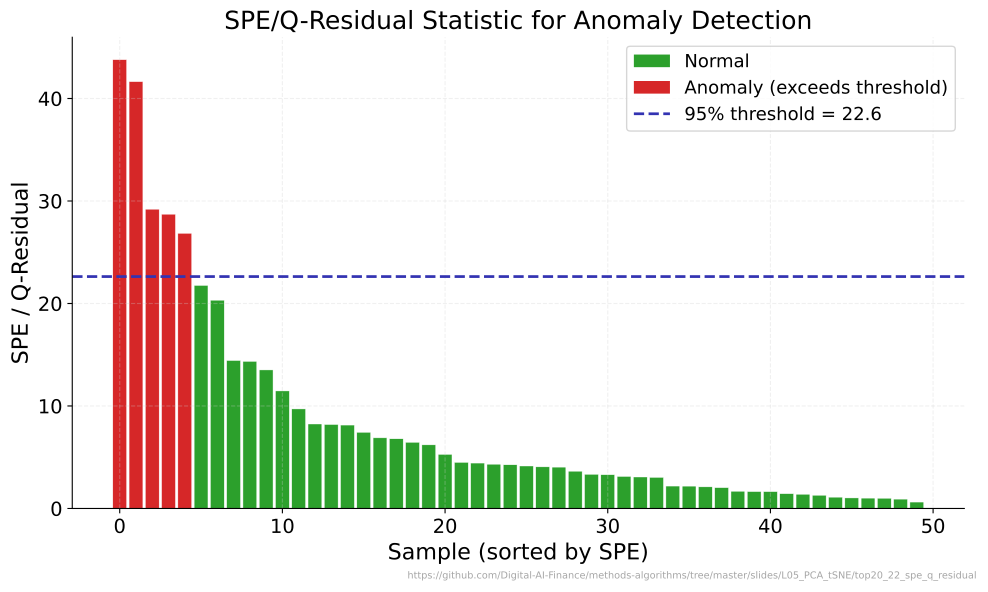

Write Python code to recreate this figure.
"""SPE/Q-Residual Statistic for Anomaly Detection."""
import matplotlib.pyplot as plt
import numpy as np
from sklearn.decomposition import PCA
from pathlib import Path

import sys
sys.path.insert(0, str(Path(__file__).resolve().parents[3] / 'templates'))
from chart_style import apply_style, COLORS, MLPURPLE, MLBLUE, MLORANGE, MLGREEN, MLRED, MLLAVENDER
apply_style()

CHART_METADATA = {
    "title": "SPE/Q-Residual Statistic for Anomaly Detection",
    "description": "Bar chart of SPE values with 95% threshold, green normal vs red anomalies.",
    "url": "https://github.com/Digital-AI-Finance/methods-algorithms/tree/master/slides/L05_PCA_tSNE/top20_22_spe_q_residual"
}


np.random.seed(42)

# 200 points in 10D with 3 true components
n_samples = 200
n_features = 10
n_true = 3

# Generate low-rank structure + noise
latent = np.random.randn(n_samples, n_true)
loadings = np.random.randn(n_true, n_features)
X = latent @ loadings + 0.5 * np.random.randn(n_samples, n_features)

# Inject 8 sensor drift anomalies (large values in features 7-10)
anomaly_idx = np.random.choice(n_samples, 8, replace=False)
X[anomaly_idx, 7:10] += np.random.uniform(8, 12, size=(8, 3))

# PCA with 3 components
pca = PCA(n_components=3)
scores = pca.fit_transform(X)
X_reconstructed = pca.inverse_transform(scores)

# SPE = sum of squared residuals per row
residuals = X - X_reconstructed
spe = np.sum(residuals**2, axis=1)

# Pick 50 random samples, sort descending
sample_idx = np.random.choice(n_samples, 50, replace=False)
spe_subset = spe[sample_idx]
sort_order = np.argsort(spe_subset)[::-1]
spe_sorted = spe_subset[sort_order]

# 95% threshold from the non-anomaly distribution
normal_mask = np.ones(n_samples, dtype=bool)
normal_mask[anomaly_idx] = False
threshold_95 = np.percentile(spe[normal_mask], 95)

fig, ax = plt.subplots()

colors = [MLRED if v > threshold_95 else MLGREEN for v in spe_sorted]
bars = ax.bar(range(len(spe_sorted)), spe_sorted, color=colors, edgecolor='white',
              linewidth=0.3, width=0.85)

ax.axhline(y=threshold_95, color=MLPURPLE, linestyle='--', linewidth=2,
           label=f'95% threshold = {threshold_95:.1f}')

ax.set_xlabel('Sample (sorted by SPE)')
ax.set_ylabel('SPE / Q-Residual')
ax.set_title('SPE/Q-Residual Statistic for Anomaly Detection')
ax.legend(loc='upper right')

# Custom legend entries for bar colors
from matplotlib.patches import Patch
legend_elements = [
    Patch(facecolor=MLGREEN, label='Normal'),
    Patch(facecolor=MLRED, label='Anomaly (exceeds threshold)'),
    plt.Line2D([0], [0], color=MLPURPLE, linestyle='--', linewidth=2,
               label=f'95% threshold = {threshold_95:.1f}'),
]
ax.legend(handles=legend_elements, loc='upper right')

plt.figtext(0.99, 0.01, CHART_METADATA['url'], fontsize=7, color='gray',
            ha='right', va='bottom', alpha=0.7)
plt.tight_layout()
plt.savefig(Path(__file__).parent / 'chart.pdf', dpi=300, bbox_inches='tight', facecolor='white')
plt.close()
